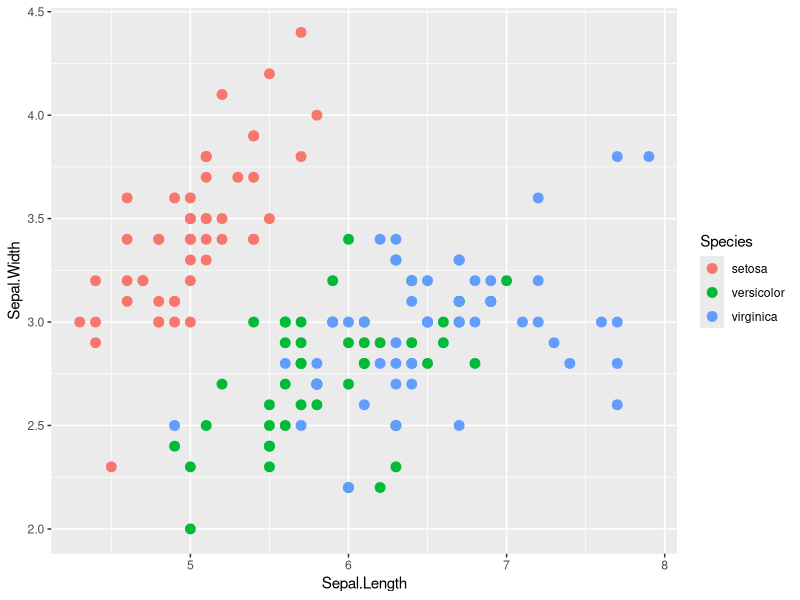
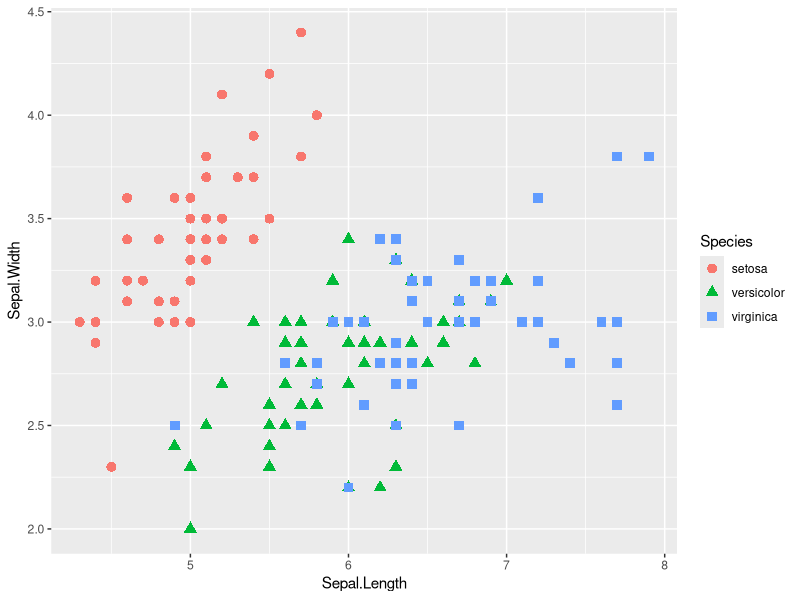
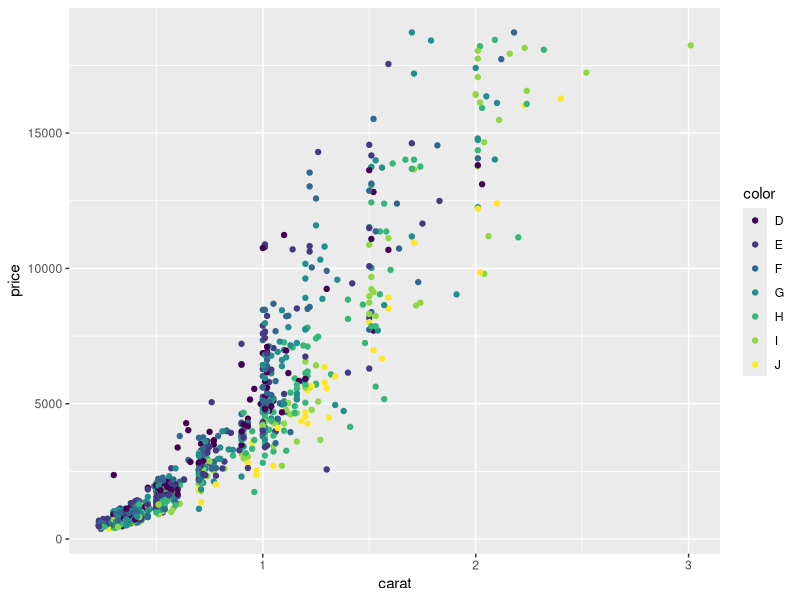
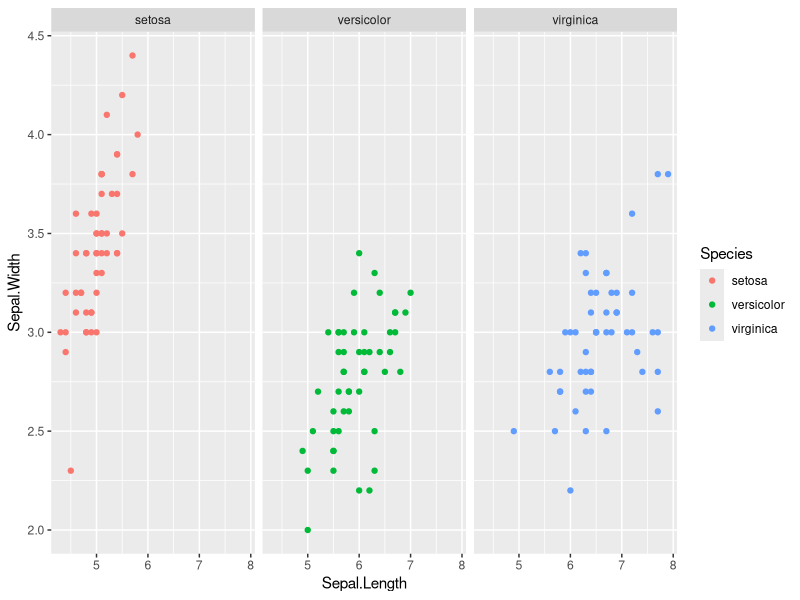
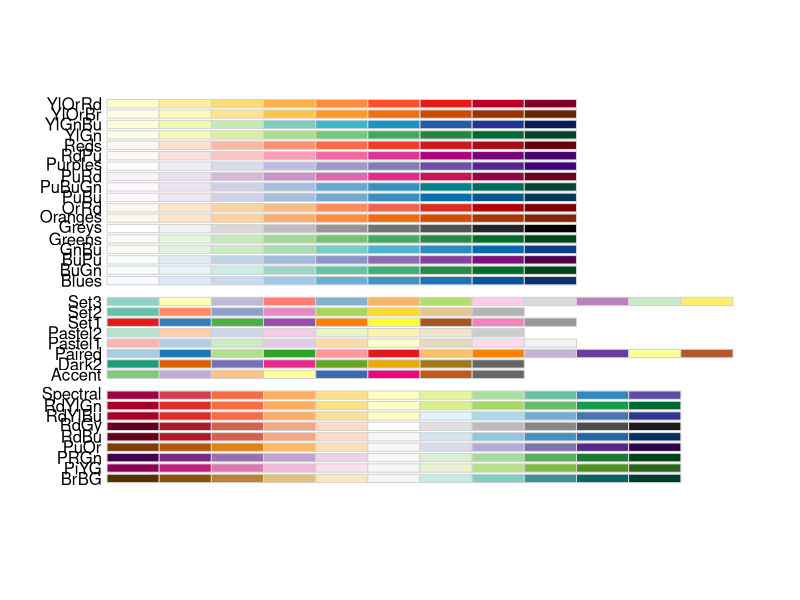
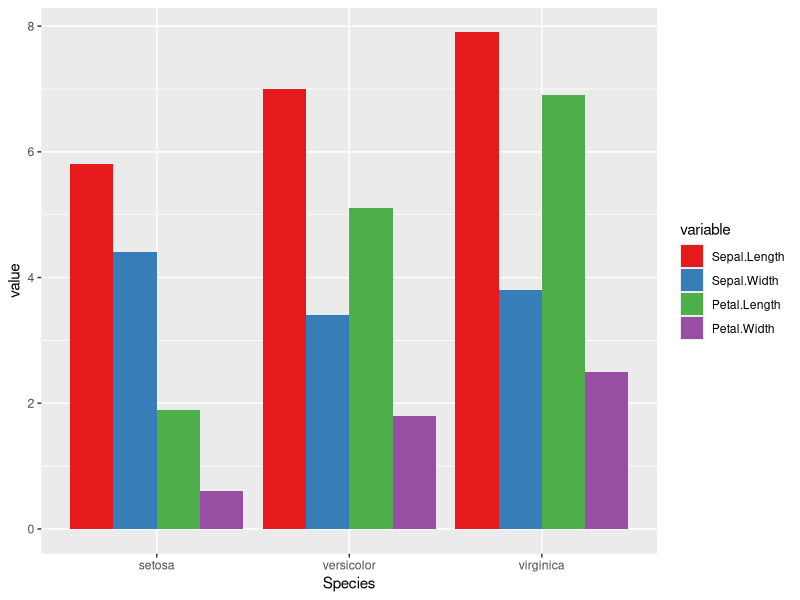

Source code (R) for these figures, in order:
#Lidens Cheng
#Feb 21, 2015

install.packages("ggplot2", dependencies = TRUE)
install.packages("plyr")
install.packages("ggthemes")
install.packages("reshape2")

library("ggplot2")
library("reshape2")
library("ggthemes")
library("reshape2")

myplot <- ggplot(data = iris, aes(x = Sepal.Length, y = Sepal.Width, color = Species)) + 
  geom_point(size=3) #separae species by different colors
myplot

ggplot(iris, aes(x = Sepal.Length, y = Sepal.Width, color = Species)) + 
  geom_point(aes(shape= Species), size = 3) #separate species by different shapes also

d2 <- diamonds[sample(1:dim(diamonds)[1], 1000), ] #samples a random group from diamonds
ggplot(d2, aes(x= carat, y = price, color = color))+ 
  geom_point()

library(MASS)
myplot <- ggplot(birthwt, aes(factor(race), bwt)) + geom_boxplot()
summary(myplot)

ggplot(iris, aes(x = Sepal.Length, y = Sepal.Width, color = Species)) + 
  geom_point()+ facet_grid(. ~ Species)
#facet grid:
#facet wrap:

library(RColorBrewer)
display.brewer.all()

df <- melt(iris, id.vars = "Species")
ggplot(df, aes(Species, value, fill=variable))+
  geom_bar(stat= "identity", position="dodge")+
  scale_fill_brewer(palette ="Set1")

#geom_ribbon: can be used for error range, confidence level, will shade that region 
#scale_y_continuous: customize y label
#geom_histogram: set bin with "binwidth", "colour" is color filled in 
#geom_bar(stat=""): stacked all the values 
#geom_bar(stat="identity"): bar will show max values 
#theme(): customize your own theme; can just call it when you want to use it
#ggsave(file=".png, .jpg, etc")



